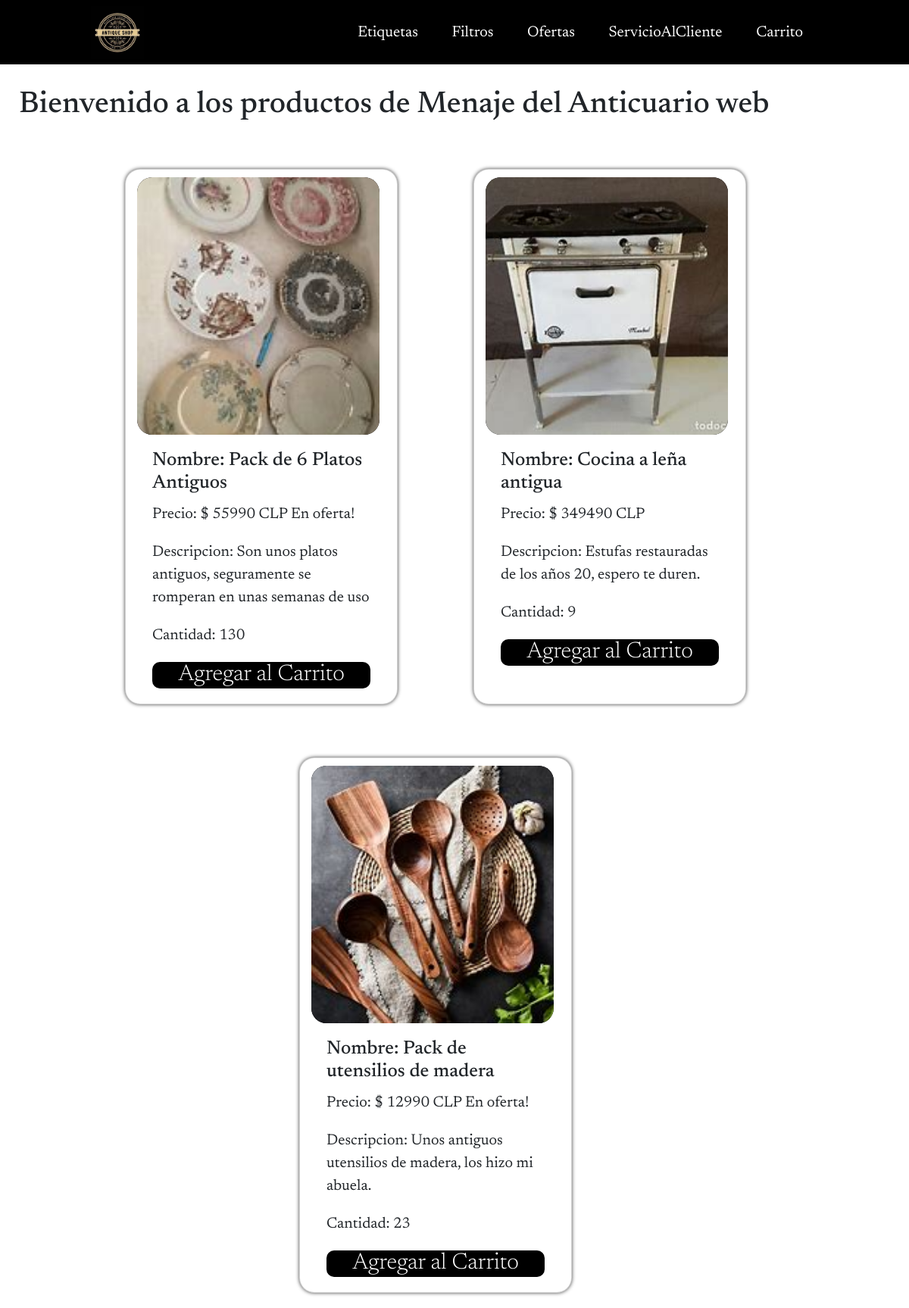
Page /Menaje on the committed database.
### appAnticuario/models.py (models this page shows, shortened)
class producto(models.Model):
    id_prod =  models.IntegerField(primary_key=True)
    id_prod_etiqueta = models.CharField(max_length=15)
    enOferta = models.BooleanField(default=False)
    imagen_prod = models.ImageField(upload_to="productos")
    nom_prod = models.CharField(max_length=35)
    precio_prod = models.IntegerField()
    desc_prod= models.CharField(max_length=150)
    cantidad = models.IntegerField()

### appAnticuario/views.py (the view)
# urls.py: path('Menaje', views.Menaje, name='Menaje'),
def Menaje(request):
    productos = producto.objects.filter(id_prod_etiqueta='Menaje')
    context = {"productos": productos}
    return render(request, 'appAnticuario/Menaje.html', context)

### appAnticuario/context_processor.py (called while the page is built)
def totalCarrito(request):
    total = 0
    if "carrito" in request.session.keys():
        for key, value in request.session["carrito"].items():
            total += (value["acumulado"])
    return {"totalCarrito": total}

### appAnticuario/templates/appAnticuario/Menaje.html (shortened to what this page needs)
{% load static %}
<!DOCTYPE html>
<html lang="en">
  <head>
    <link rel="stylesheet" href="{% static 'styles.css' %}">
    <link href="https://cdn.jsdelivr.net/npm/bootstrap@5.2.3/dist/css/bootstrap.min.css" rel="stylesheet">
  </head>
  <body>
    <header class= "header">
      <div class="logo">
        <a href="Anticuario"><img src="{% static '/logo/OIP.jpg' %}" alt="Logo de la pagina"></a>
      </div>
      <nav>
        <ul class="nav_links">
          <li><a href="Etiquetas">Etiquetas</a></li>
          <li><a href="Filtros">Filtros</a></li>
          <li><a href="Ofertas">Ofertas</a></li>
          <li><a href="ServicioAlCliente">ServicioAlCliente</a></li>
          <li><a class="nav-link text-white" data-bs-toggle="modal" data-bs-target="#modal">Carrito</a></li>
        </ul>
      </nav>
    </header>
    <br>
    <h1> Bienvenido a los productos de Menaje del Anticuario web </h1>
    <br>
    <main>
      <div class="row" id="contenedor">
        {% for producto in productos %}
        <div class="card mt-3" style="width: 18rem;">
            <img class="card-img-top mt-2" src="{{producto.imagen_prod.url}}" alt="{{ producto.nom_prod }}">
            <div class="card-body">
              <h5 class="card-title">Nombre: {{producto.nom_prod}}</h5>
              <p class="card-text">Precio: $ {{producto.precio_prod}} CLP
                {% if producto.enOferta %}
                      <span id="spanOferta">En oferta!</span>
                {% endif %}
              </p>
              <p class="card-text">Descripcion: {{producto.desc_prod}}</p>
              <p class="card-text">Cantidad: {{producto.cantidad}}</p>
              <div class="informacion">
              <a class="informacion" href="{% url 'Add' producto.id_prod %}">Agregar al Carrito</a>
              </div>
            </div>
        </div>
        <br>
        {% endfor %}
      </div>
    </main>
  </body>
</html>

### appAnticuario/static/styles.css (style rules this page uses)
* { box-sizing: border-box; margin: 0; padding: 0; font-family: 'Newsreader', serif; font-size: 20px; }
body { background-color: rgb(255, 255, 255); }
.header { background-color: black; display: flex; justify-content: flex-end; align-items: center; height: 85px; padding: 5px 10%; }
.header .logo { cursor: pointer; margin-right: auto; }
.header .logo img { height: 70px; width: auto; transition: all 0.5s; }
.header .nav_links { list-style: none; }
.header .nav_links li { display: inline-block; padding: 0 20px; padding-top: 20px; }
.header .nav_links a { font-size: 700; color: white; }
.header a { text-decoration: none; }
.row img { width: 320px; height: 340px; object-fit: cover; border-radius: 20px 20px 0px 0px; }
.row { display: flex; justify-content: center; flex-wrap: wrap; gap: 50px; margin-bottom: 20px; }
.row img { background-color: black; border-radius: 20px; font-size: 25px; color:white; text-align: center; }
.row>div { box-shadow: 0px 0px 5px 0px rgb(0,0,0,0.75); background-color: white; border-radius: 20px; }
.informacion { height: auto; display: flex; justify-content: center; align-items: center; flex-direction: column; gap: auto; }
.informacion { background-color: black; width: auto; padding: 5px; height: 35px; border-radius: 10px; border: none; font-size: 30px; font-weight: 300; cursor: pointer; color:white; text-decoration: none; }

### appAnticuario/templates/appAnticuario/Menaje.html (style rules this page uses)
h1 { text-align: left; font-size: 40px; margin-left: 25px; }

### rows in the picture
producto: imagen_prod (picture), nom_prod "Pack de 6 Platos Antiguos", precio_prod "55990", enOferta "En oferta!", desc_prod "Son unos platos antiguos, seguramente se romperan en unas semanas de uso", cantidad "130"
producto: imagen_prod (picture), nom_prod "Cocina a leña antigua", precio_prod "349490", desc_prod "Estufas restauradas de los años 20, espero te duren.", cantidad "9"
producto: imagen_prod (picture), nom_prod "Pack de utensilios de madera", precio_prod "12990", enOferta "En oferta!", desc_prod "Unos antiguos utensilios de madera, los hizo mi abuela.", cantidad "23"
